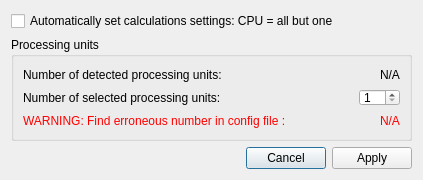
<?xml version="1.0" encoding="UTF-8"?>
<ui version="4.0">
 <class>CalculationsSettingsDialog</class>
 <widget class="QDialog" name="CalculationsSettingsDialog">
  <property name="windowModality">
   <enum>Qt::WindowModal</enum>
  </property>
  <property name="geometry">
   <rect>
    <x>0</x>
    <y>0</y>
    <width>423</width>
    <height>180</height>
   </rect>
  </property>
  <property name="sizePolicy">
   <sizepolicy hsizetype="Fixed" vsizetype="Fixed">
    <horstretch>0</horstretch>
    <verstretch>0</verstretch>
   </sizepolicy>
  </property>
  <property name="minimumSize">
   <size>
    <width>423</width>
    <height>180</height>
   </size>
  </property>
  <property name="maximumSize">
   <size>
    <width>423</width>
    <height>180</height>
   </size>
  </property>
  <property name="windowTitle">
   <string>Calculations settings</string>
  </property>
  <property name="modal">
   <bool>true</bool>
  </property>
  <layout class="QVBoxLayout" name="verticalLayout">
   <item>
    <widget class="QCheckBox" name="auto_checkBox">
     <property name="text">
      <string>Automatically set calculations settings: CPU = all but one</string>
     </property>
    </widget>
   </item>
   <item>
    <widget class="QGroupBox" name="cpu_groupBox">
     <property name="title">
      <string>Processing units</string>
     </property>
     <layout class="QVBoxLayout" name="verticalLayout_2">
      <item>
       <layout class="QGridLayout" name="gridLayout">
        <item row="0" column="0">
         <widget class="QLabel" name="max_cpu_label">
          <property name="text">
           <string>Number of detected processing units:</string>
          </property>
         </widget>
        </item>
        <item row="0" column="2">
         <layout class="QHBoxLayout" name="horizontalLayout_2">
          <item>
           <spacer name="horizontalSpacer_2">
            <property name="orientation">
             <enum>Qt::Horizontal</enum>
            </property>
            <property name="sizeHint" stdset="0">
             <size>
              <width>40</width>
              <height>20</height>
             </size>
            </property>
           </spacer>
          </item>
          <item>
           <widget class="QLabel" name="max_cpu_number_label">
            <property name="text">
             <string>N/A</string>
            </property>
           </widget>
          </item>
         </layout>
        </item>
        <item row="1" column="0">
         <widget class="QLabel" name="selected_cpu_label">
          <property name="text">
           <string>Number of selected processing units:</string>
          </property>
         </widget>
        </item>
        <item row="1" column="2">
         <layout class="QHBoxLayout" name="horizontalLayout">
          <item>
           <spacer name="horizontalSpacer">
            <property name="orientation">
             <enum>Qt::Horizontal</enum>
            </property>
            <property name="sizeHint" stdset="0">
             <size>
              <width>40</width>
              <height>20</height>
             </size>
            </property>
           </spacer>
          </item>
          <item>
           <widget class="QSpinBox" name="selected_cpu_spinBox">
            <property name="minimum">
             <number>1</number>
            </property>
           </widget>
          </item>
         </layout>
        </item>
        <item row="2" column="2">
         <layout class="QHBoxLayout" name="horizontalLayout_3">
          <item>
           <spacer name="horizontalSpacer_3">
            <property name="orientation">
             <enum>Qt::Horizontal</enum>
            </property>
            <property name="sizeHint" stdset="0">
             <size>
              <width>40</width>
              <height>20</height>
             </size>
            </property>
           </spacer>
          </item>
          <item>
           <widget class="QLabel" name="cpu_config_error_number_label">
            <property name="palette">
             <palette>
              <active>
               <colorrole role="WindowText">
                <brush brushstyle="SolidPattern">
                 <color alpha="255">
                  <red>255</red>
                  <green>0</green>
                  <blue>0</blue>
                 </color>
                </brush>
               </colorrole>
              </active>
              <inactive>
               <colorrole role="WindowText">
                <brush brushstyle="SolidPattern">
                 <color alpha="255">
                  <red>255</red>
                  <green>0</green>
                  <blue>0</blue>
                 </color>
                </brush>
               </colorrole>
              </inactive>
              <disabled>
               <colorrole role="WindowText">
                <brush brushstyle="SolidPattern">
                 <color alpha="255">
                  <red>150</red>
                  <green>147</green>
                  <blue>140</blue>
                 </color>
                </brush>
               </colorrole>
              </disabled>
             </palette>
            </property>
            <property name="text">
             <string>N/A</string>
            </property>
           </widget>
          </item>
         </layout>
        </item>
        <item row="2" column="0">
         <widget class="QLabel" name="cpu_config_error_label">
          <property name="palette">
           <palette>
            <active>
             <colorrole role="WindowText">
              <brush brushstyle="SolidPattern">
               <color alpha="255">
                <red>255</red>
                <green>0</green>
                <blue>0</blue>
               </color>
              </brush>
             </colorrole>
             <colorrole role="Text">
              <brush brushstyle="SolidPattern">
               <color alpha="255">
                <red>255</red>
                <green>0</green>
                <blue>0</blue>
               </color>
              </brush>
             </colorrole>
            </active>
            <inactive>
             <colorrole role="WindowText">
              <brush brushstyle="SolidPattern">
               <color alpha="255">
                <red>255</red>
                <green>0</green>
                <blue>0</blue>
               </color>
              </brush>
             </colorrole>
             <colorrole role="Text">
              <brush brushstyle="SolidPattern">
               <color alpha="255">
                <red>255</red>
                <green>0</green>
                <blue>0</blue>
               </color>
              </brush>
             </colorrole>
            </inactive>
            <disabled>
             <colorrole role="WindowText">
              <brush brushstyle="SolidPattern">
               <color alpha="255">
                <red>150</red>
                <green>147</green>
                <blue>140</blue>
               </color>
              </brush>
             </colorrole>
             <colorrole role="Text">
              <brush brushstyle="SolidPattern">
               <color alpha="255">
                <red>150</red>
                <green>147</green>
                <blue>140</blue>
               </color>
              </brush>
             </colorrole>
            </disabled>
           </palette>
          </property>
          <property name="text">
           <string>WARNING: Find erroneous number in config file :</string>
          </property>
         </widget>
        </item>
       </layout>
      </item>
     </layout>
    </widget>
   </item>
   <item>
    <spacer name="verticalSpacer">
     <property name="orientation">
      <enum>Qt::Vertical</enum>
     </property>
     <property name="sizeHint" stdset="0">
      <size>
       <width>20</width>
       <height>40</height>
      </size>
     </property>
    </spacer>
   </item>
   <item>
    <widget class="QDialogButtonBox" name="apply_cancel_buttons">
     <property name="standardButtons">
      <set>QDialogButtonBox::Apply|QDialogButtonBox::Cancel</set>
     </property>
    </widget>
   </item>
  </layout>
 </widget>
 <resources>
  <include location="../../../../resources/morphologist.qrc"/>
 </resources>
 <connections/>
</ui>
